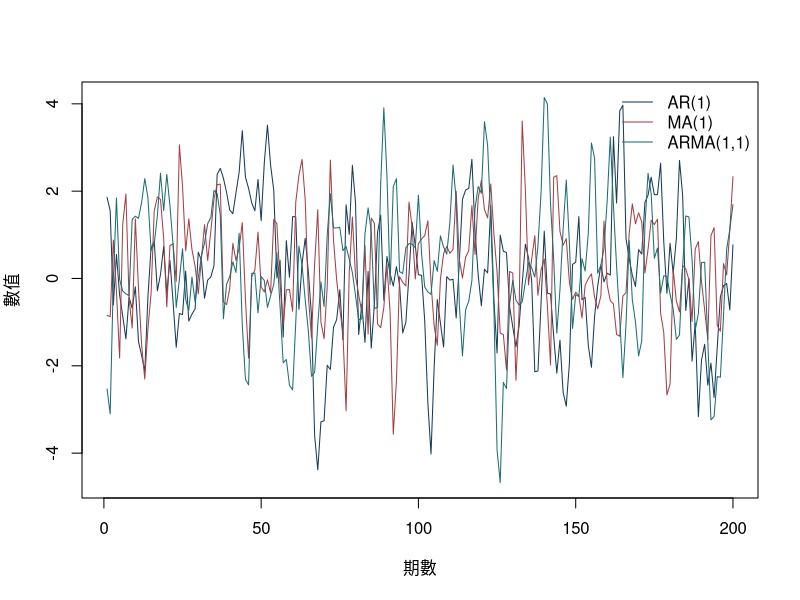
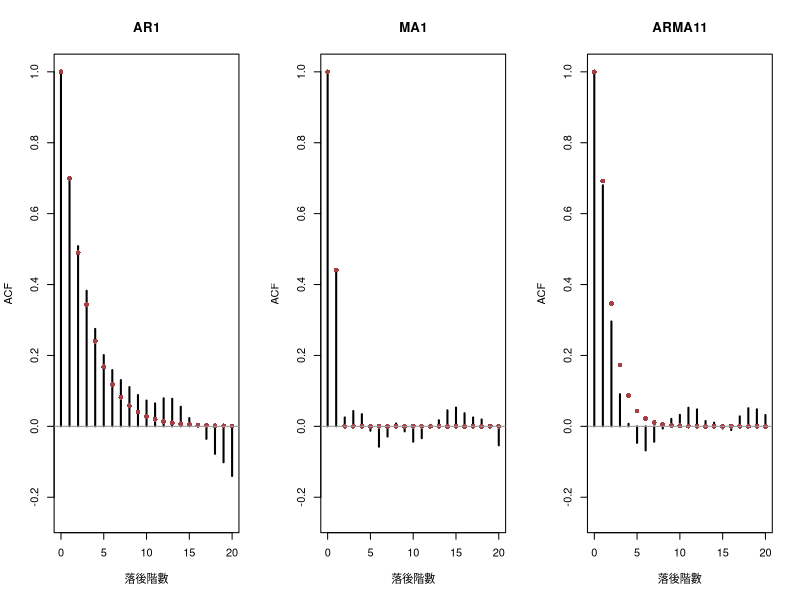
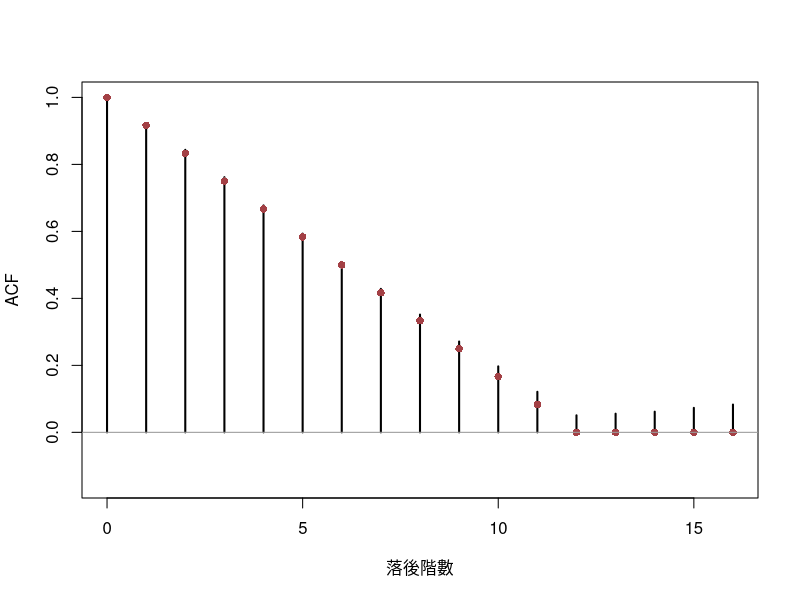

Reproduce these figures in R, in order.
## ---- chunk 1
knitr::opts_chunk$set(
  echo = TRUE, message = FALSE, warning = FALSE,
  fig.width = 7, fig.height = 4.5
)
set.seed(20260716)
## ---- chunk 2
n <- 1200L
phi <- 0.70
theta <- 0.60
phi_arma <- 0.50
theta_arma <- 0.40

ar1 <- as.numeric(arima.sim(
  model = list(ar = phi), n = n, sd = 1
))
ma1 <- as.numeric(arima.sim(
  model = list(ma = theta), n = n, sd = 1
))
arma11 <- as.numeric(arima.sim(
  model = list(ar = phi_arma, ma = theta_arma), n = n, sd = 1
))

summary_table <- rbind(
  AR1 = c(mean = mean(ar1), variance = var(ar1)),
  MA1 = c(mean = mean(ma1), variance = var(ma1)),
  ARMA11 = c(mean = mean(arma11), variance = var(arma11))
)
round(summary_table, 3)
## ---- chunk 3
c(
  AR1 = 1 / (1 - phi^2),
  MA1 = 1 + theta^2,
  ARMA11 = 1 + (phi_arma + theta_arma)^2 / (1 - phi_arma^2)
)
## ---- chunk 4
matplot(
  1:200,
  cbind(ar1[1:200], ma1[1:200], arma11[1:200]),
  type = "l", lty = 1, lwd = 1,
  col = c("#173B57", "#A34045", "#1D6D73"),
  xlab = "期數", ylab = "數值"
)
legend(
  "topright", c("AR(1)", "MA(1)", "ARMA(1,1)"),
  col = c("#173B57", "#A34045", "#1D6D73"),
  lty = 1, bty = "n"
)
## ---- chunk 5
h <- 0:20
initial_deviation <- 3
mean_path <- initial_deviation * phi^h
data.frame(horizon = h, conditional_mean_deviation = mean_path)
## ---- chunk 6
lag_max <- 20L
series_list <- list(AR1 = ar1, MA1 = ma1, ARMA11 = arma11)
theory_list <- list(
  AR1 = ARMAacf(ar = phi, lag.max = lag_max),
  MA1 = ARMAacf(ma = theta, lag.max = lag_max),
  ARMA11 = ARMAacf(
    ar = phi_arma, ma = theta_arma, lag.max = lag_max
  )
)

par(mfrow = c(1, 3))
for (nm in names(series_list)) {
  sample_acf <- acf(
    series_list[[nm]], lag.max = lag_max,
    plot = FALSE
  )$acf[, , 1]
  plot(
    0:lag_max, sample_acf, type = "h", lwd = 2,
    ylim = c(-0.25, 1), xlab = "落後階數",
    ylab = "ACF", main = nm
  )
  points(0:lag_max, theory_list[[nm]], pch = 16, col = "#A34045")
  abline(h = 0, col = "gray60")
}
par(mfrow = c(1, 1))
## ---- chunk 7
ar_root <- polyroot(c(1, -phi))
ma_root <- polyroot(c(1, theta))
arma_ar_root <- polyroot(c(1, -phi_arma))
arma_ma_root <- polyroot(c(1, theta_arma))

root_table <- data.frame(
  model_part = c("AR(1) AR", "MA(1) MA", "ARMA AR", "ARMA MA"),
  real = Re(c(ar_root, ma_root, arma_ar_root, arma_ma_root)),
  imaginary = Im(c(ar_root, ma_root, arma_ar_root, arma_ma_root)),
  modulus = Mod(c(ar_root, ma_root, arma_ar_root, arma_ma_root))
)
root_table
stopifnot(all(root_table$modulus > 1))
## ---- chunk 8
j <- 0:12
psi_manual <- c(
  1,
  (phi_arma + theta_arma) * phi_arma^(0:11)
)
psi_r <- ARMAtoMA(
  ar = phi_arma, ma = theta_arma, lag.max = 12
)
psi_r <- c(1, psi_r)

data.frame(j, manual = psi_manual, R = psi_r)
stopifnot(isTRUE(all.equal(psi_manual, psi_r)))
## ---- chunk 9
set.seed(20260717)
one_period <- rnorm(2500, sd = 0.04)
overlap_12 <- as.numeric(stats::filter(
  one_period, filter = rep(1, 12), sides = 1
))
overlap_12 <- overlap_12[is.finite(overlap_12)]

sample_overlap_acf <- acf(
  overlap_12, lag.max = 16, plot = FALSE
)$acf[, , 1]
theory_overlap_acf <- c((12:1) / 12, rep(0, 5))

data.frame(
  lag = 0:16,
  sample_acf = sample_overlap_acf,
  theoretical_acf = theory_overlap_acf
)
## ---- chunk 10
plot(
  0:16, sample_overlap_acf, type = "h", lwd = 2,
  xlab = "落後階數", ylab = "ACF", ylim = c(-0.15, 1)
)
points(0:16, theory_overlap_acf, pch = 16, col = "#A34045")
abline(h = 0, col = "gray60")
